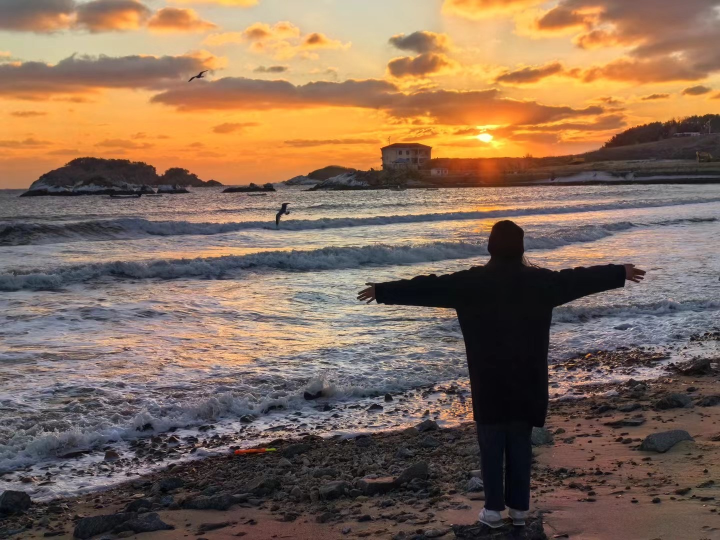
#> input picture 数据处理/matpoltlib/test.jpeg, 1440 x 1080 px (shown at 1/2 size)
$ python 13-test.py
#> lines starting #> are read from the running program, lines starting #| are printed output that depends on the picture; after the words box and inside, x2 and y2 are one past the last pixel; in counts of white or black regions, pixels touching at a corner belong together
import cv2
import matplotlib.pyplot as plt
import numpy as np

img = cv2.imread('test.jpeg')
#> img is the input picture: shape (1080, 1440, 3); mean B, G, R 89.3, 108.2, 133.6
img = cv2.cvtColor(img, cv2.COLOR_BGR2GRAY)
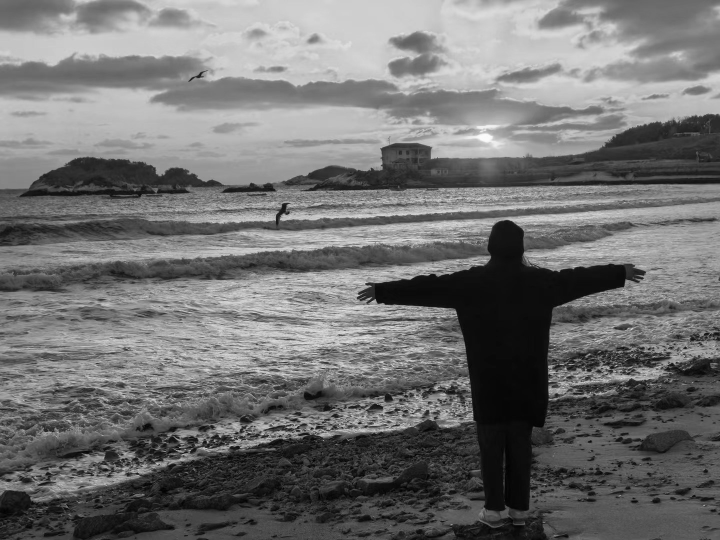
#> img: shape (1080, 1440) (shown at 1/2 size); min 0, max 252, mean 113.7
print(type(img), img.shape)
#| <class 'numpy.ndarray'> (1080, 1440)
# 现在我要更改图片了：
ary = np.array([[0] * 400] * 200)
print(ary.shape)
img[200:400, 200:600] = ary
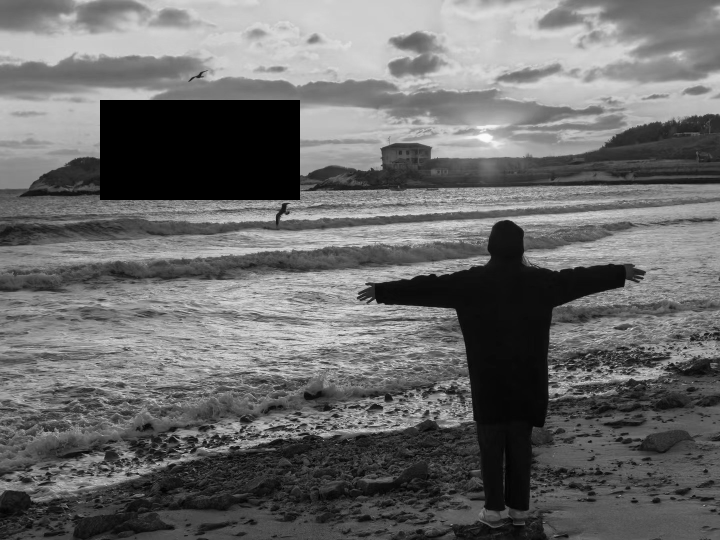
#> img: shape (1080, 1440) (shown at 1/2 size); 5.14% of pixels changed, all inside (x1, y1, x2, y2) = (200, 200, 600, 400)
# 好，我要上下颠倒图像了
img = img[::-1]
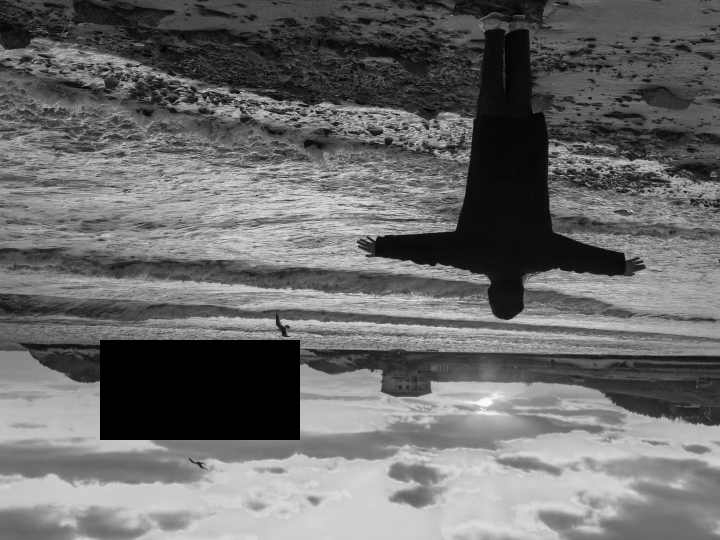
#> img: shape (1080, 1440) (shown at 1/2 size); min 0, max 252, mean 106.3

# 显示图片方法1:
plt.imshow(img, cmap='jet', origin='upper')
plt.colorbar()
plt.show()
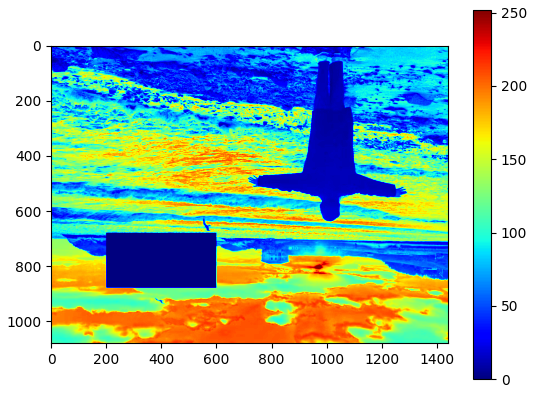
#> figure drawn by matplotlib, 2 panels

# # 显示图片方法2:
# cv2.imshow('yuyin', img)
# cv2.waitKey(0)
# cv2.destroyAllWindows()
